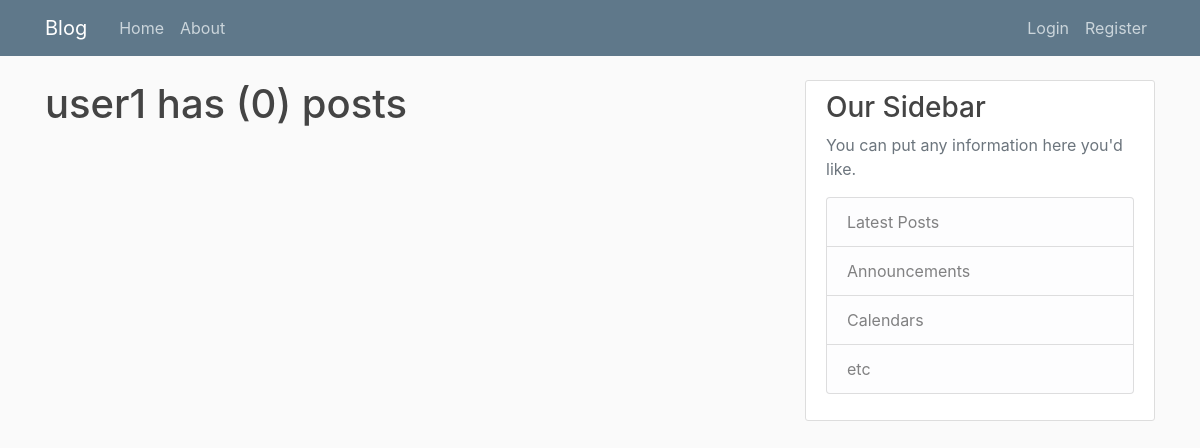
/post/user/user1, run on an earlier commit of the app's database.
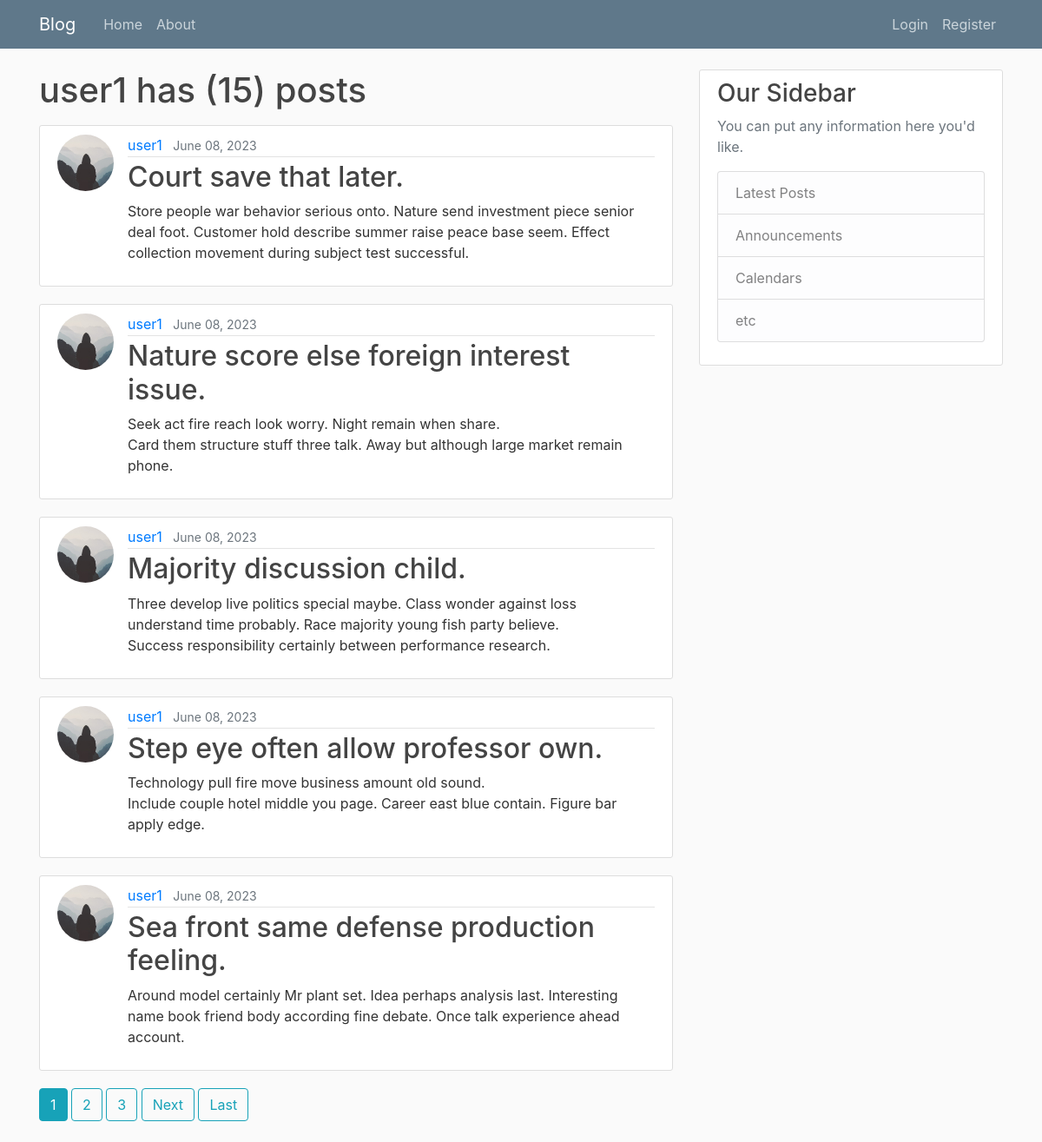
And on a later commit of the database.
### users/models.py (models this page shows, shortened)
class MyUser(AbstractBaseUser, PermissionsMixin):
    username_validator = UnicodeUsernameValidator()
    GENDER_CHOICES = [
        ('M', 'Male'),
        ('F', 'Female'),
        ('O', 'Others'),
    ]
    username = models.CharField(
        _("username"),
        max_length=50,
        unique=True,
        help_text=_("Required. 50 characters or fewer. Letters, digits and @/./+/-/_ only."),
        validators=[username_validator],
        error_messages={
            'unique': _("A user with that username already exists."),
        },
    )
    first_name = models.CharField(_('first name'), max_length=50, blank=True)
    last_name = models.CharField(_('last name'), max_length=50, blank=True)
    email = models.EmailField(_('email'), unique=True)
    is_staff = models.BooleanField(_('staff'), default=False)
    is_active = models.BooleanField(_('active'), default=True)
    date_joined = models.DateTimeField(_('date joined'), auto_now_add=True)
    date_updated = models.DateTimeField(_('date updated'), auto_now=True)
    profile_picture = models.ImageField(_('profile picture'), default='default.jpg', upload_to='profile_pictures')
    biography = models.TextField(_('biography'), blank=True)
    gender = models.CharField(_('gender'), choices=GENDER_CHOICES, blank=True, max_length=10)
    birthday = models.DateField(_('birthday'), blank=True, null=True)
    objects = MyUserManager()
    EMAIL_FIELD = 'email'
    USERNAME_FIELD = 'username'
    REQUIRED_FIELDS = ['email']
    def __str__(self):
        return self.username
    class Meta:
        db_table = 'MyUser'
        verbose_name = _('user')
        verbose_name_plural = _('users')

### posts/models.py (models this page shows, shortened)
class Post(models.Model):
    title = models.CharField(_('title'), max_length=60, blank=False)
    slug = models.SlugField(_('slug'), unique=True, blank=True)
    image = models.ImageField(_('image'), default='default.jpg', upload_to='post_pics/%Y/%m/%d/')
    content = models.TextField(_('content'), blank=False)
    date_posted = models.DateTimeField(_('date posted'), auto_now_add=True)
    date_updated = models.DateTimeField(_('date updated'), auto_now=True)
    is_edited = models.BooleanField(_('edited'), default=False)
    like = models.IntegerField(_('like'), default=0)
    dislike = models.IntegerField(_('dislike'), default=0)
    author = models.ForeignKey(MyUser, on_delete=models.CASCADE)
    class Meta:
        db_table = 'Posts'
        verbose_name = _('post')
        verbose_name_plural = _('posts')

### posts/views.py (the view)
# urls.py: path('post/user/<str:author>', views.UserPostListView.as_view(), name='post-user'),
class UserPostListView(ListView):
    model = Post
    template_name = 'posts/user_post.html'
    context_object_name = 'posts'
    paginate_by = 5
    def get_queryset(self):
        super().get_queryset()
        user = get_object_or_404(MyUser, username=self.kwargs.get('author'))
        return Post.objects.filter(author=user).order_by('-date_posted')

### posts/templates/posts/user_post.html (shortened to what this page needs)
{% extends 'base.html' %}
{% block content %}
    <h1 class="mb-3">{{ view.kwargs.author }} has ({{ paginator.count }}) posts</h1>
    {% for post in posts %}
        <article class="media content-section">
            <img class="rounded-circle article-img" src="{{ post.author.profile_picture.url }}">
            <div class="media-body">
                <div class="article-metadata">
                    <a class="mr-2" href="{% url 'post-user' post.author.username %}">{{ post.author }}</a>
                    <small class="text-muted">{{ post.date_posted|date:"F d, Y" }}</small>
                </div>
                <h2><a class="article-title" href="{% url 'post-detail' post.pk %}">{{ post.title }}</a></h2>
                <p class="article-content">{{ post.content }}</p>
            </div>
        </article>
    {% endfor %}
        {% if is_paginated %}
        {% for num in page_obj.paginator.page_range %}
            {% if page_obj.number == num %}
                <a class="btn btn-info mb-4" href="?page={{ num }}">{{ num }}</a>
            {% elif num > page_obj.number|add:'-3' and num < page_obj.number|add:'+3' %}
                <a class="btn btn-outline-info mb-4" href="?page={{ num }}">{{ num }}</a>
            {% endif %}
        {% endfor %}
        {% if page_obj.has_next %}
            <a class="btn btn-outline-info mb-4" href="?page={{ page_obj.next_page_number }}">Next</a>
            <a class="btn btn-outline-info mb-4" href="?page={{ page_obj.paginator.num_pages }}">Last</a>
        {% endif %}
    {% endif %}
{% endblock %}

What changed in the data, as far as the page shows it:
added Post: author.profile_picture (placeholder picture), author "user1", date_posted "June 08, 2023", title "Court save that later.", content "Store people war behavior serious onto. Nature send investment piece senior deal foot. Customer hold describe summer raise peace base seem. Effect collection movement during subject test successful."
added Post: author.profile_picture (placeholder picture), author "user1", date_posted "June 08, 2023", title "Nature score else foreign interest issue.", content "Seek act fire reach look worry. Night remain when share. Card them structure stuff three talk. Away but although large market remain phone."
added Post: author.profile_picture (placeholder picture), author "user1", date_posted "June 08, 2023", title "Majority discussion child.", content "Three develop live politics special maybe. Class wonder against loss understand time probably. Race majority young fish party believe. Success responsibility certainly between performance research."
added Post: author.profile_picture (placeholder picture), author "user1", date_posted "June 08, 2023", title "Step eye often allow professor own.", content "Technology pull fire move business amount old sound. Include couple hotel middle you page. Career east blue contain. Figure bar apply edge."
added Post: author.profile_picture (placeholder picture), author "user1", date_posted "June 08, 2023", title "Sea front same defense production feeling.", content "Around model certainly Mr plant set. Idea perhaps analysis last. Interesting name book friend body according fine debate. Once talk experience ahead account."
Also different on the page:
{{ paginator.count }}: "0" → "15"
new list line: "1"
new list line: "2"
new list line: "3"
text now shown: "Next Last"
